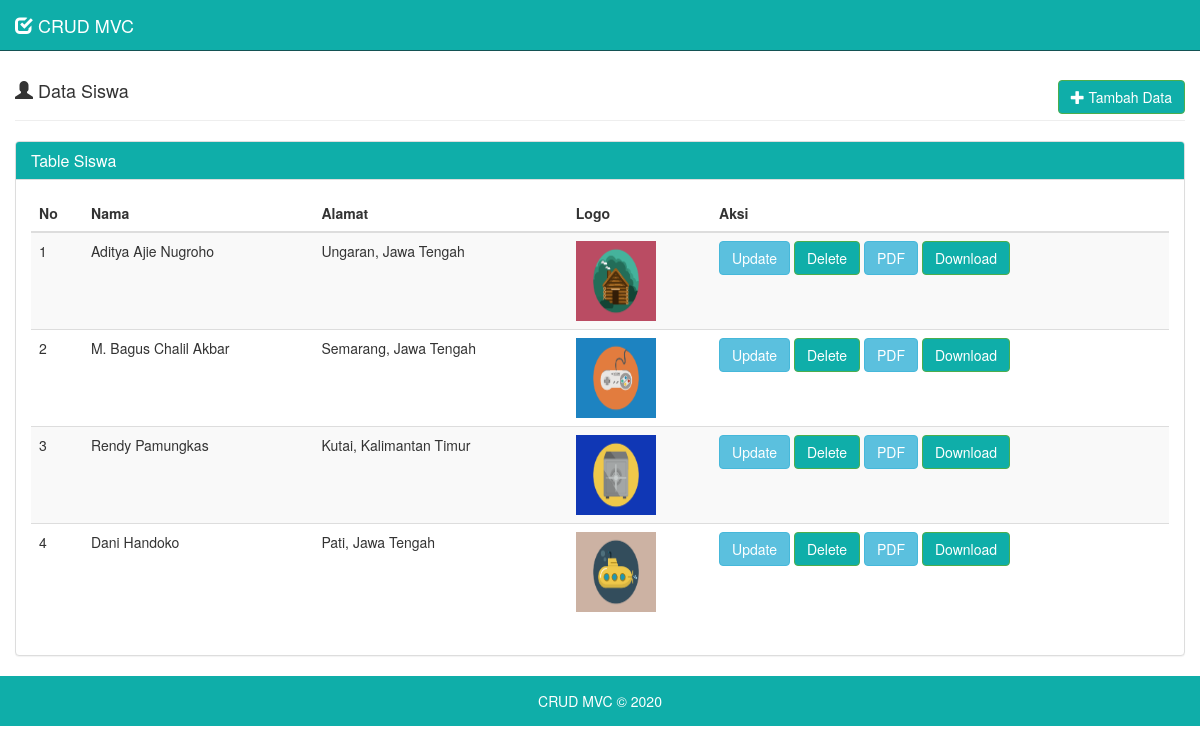
The page / on the database its author committed.
### tables this page shows
CREATE TABLE `sekolah` (
  `id` int(11) NOT NULL,
  `nama` varchar(255) DEFAULT NULL,
  `alamat` text DEFAULT NULL,
  `logo` varchar(255) DEFAULT NULL
);

### controller/control.php (called while the page is built, shortened)
<?php
		include "model/model.php";
		class controller{
				public $model;
				function __construct(){
						$this->model = new model();
				}
				function index(){
						$data = $this->model->selectAll();
						include "view/view.php";
				}
	}
?>

### model/model.php (called while the page is built, shortened)
<?php
		class model{
		public $host = 'localhost';
    public $name = 'root';
    public $pass = '';
    public $dbname = 'crud_sekolah';
				function execute($query){
					$koneksi = $this->mysqli = new mysqli($this->host, $this->name, $this->pass, $this->dbname);
						return mysqli_query($koneksi,$query);
				}
				function selectAll(){
						$query = "select * from sekolah";
						return $this->execute($query);
				}
				function fetch($var){
						return mysqli_fetch_array($var);
				}
	}
?>

### view/view.php (the view, shortened to what this page needs)
<!DOCTYPE html>
<html lang="en" dir="ltr">
		<head>
				<link href="assets/style/css/bootstrap.min.css" rel="stylesheet">
				<link rel="stylesheet" href="assets/style/style.css">
		</head>
		<body>
				<nav class="navbar navbar-default navbar-fixed-top">
						<div class="container-fluid">
								<div class="navbar-header">
										<a class="navbar-brand" href="index.php">
												<i class="glyphicon glyphicon-check"></i>
													CRUD MVC
										</a>
								</div>
						</div>
				</nav>
				<div class="container-fluid">
						<div class="row">
								<div class="col-md-12">
										<div class="page-header">
												<h4>
														<i class="glyphicon glyphicon-user"></i> Data Siswa
														<a class="btn btn-success pull-right" href="index.php?tambah=add" data-target="#modal_tambah" data-toggle="modal">
																<i class="glyphicon glyphicon-plus"></i> Tambah Data
														</a>
												</h4>
										</div>
										<div class="panel panel-default">
												<div class="panel-heading">
														<h3 class="panel-title">Table Siswa</h3>
												</div>
												<div class="panel-body">
														<table class="table table-striped table-hover">
																<thead>
																		<tr>
																				<th>No</th>
																				<th>Nama</th>
																				<th>Alamat</th>
																				<th>Logo</th>
																				<th>Aksi</th>
																		</tr>
																</thead>
																<?php
																$no = 1;
																		while($row = $this->model->fetch($data)){
																 ?>
																 <tr>
																										<td><?php echo $no++ ?></td>
																										<td><?php echo $row['nama'] ?></td>
																										<td><?php echo $row['alamat'] ?></td>
																										<td>
																										<img src="<?php echo 'assets/imagess/'.$row['logo'];?>" width="80px" height="80px" />
																										</td>
																										<td>
																												<a href="index.php?update=<?php echo $row['id']; ?>" class="btn btn-info">Update</a>
																												<a href="index.php?delete=<?php echo $row['id']; ?>" class="btn btn-success">Delete</a>
																												<a target="blank" href="index.php?pdf=<?php echo $row['id']; ?>" class="btn btn-info">PDF</a>
																												<a href="index.php?download=<?php echo $row['id']; ?>" class="btn btn-success">Download</a>
																											</td>
																								</tr>
																		<?php 	}?>
														</table>
												</div>
										</div>
								</div>
						</div>
				</div>
				<footer class="footer">
		      <div class="container-fluid">
		        <p class="text-muted text-center">CRUD MVC &copy; <?php echo date("Y");  ?></p>
		      </div>
		    </footer>
		</body>
</html>

### index.php
<?php
		include 'controller/control.php';
		$main = new controller();
		if(isset($_GET['tambah'])){
				$main->viewInsert();
		}else if(isset($_GET['update'])){
				$id = $_GET['update'];
				$main->viewUpdate($id);
		}else if(isset($_GET['delete'])){
				$id = $_GET['delete'];
				$main->hapus($id);
		}else if(isset($_GET['pdf'])){
				$id = $_GET['pdf'];
				$main->print($id);
		}else if(isset($_GET['download'])){
				$id = $_GET['download'];
				$main->print($id);
		}else{
				$main->index();
		}
?>

### assets/style/style.css (style rules this page uses)
body { padding-top: 40px; }
.navbar-default { background-color: #0faea9; border-color: #145253; }
.navbar-default .navbar-brand { color: #f1f2f7; }
.container-fluid .text-muted { margin: 15px 0; }
.text-muted { color: white; }
.panel-default > .panel-heading { background-color: #0faea9; color: #fff; }
.btn-success { background-color: #0faea9; color: #fff; }
.footer { width: 100%; height: 50px; margin: auto; background-color: #0faea9; }

### rows shown on the page
sekolah: nama "Aditya Ajie Nugroho", alamat "Ungaran, Jawa Tengah", logo (picture)
sekolah: nama "M. Bagus Chalil Akbar", alamat "Semarang, Jawa Tengah", logo (picture)
sekolah: nama "Rendy Pamungkas", alamat "Kutai, Kalimantan Timur", logo (picture)
sekolah: nama "Dani Handoko", alamat "Pati, Jawa Tengah", logo (picture)
